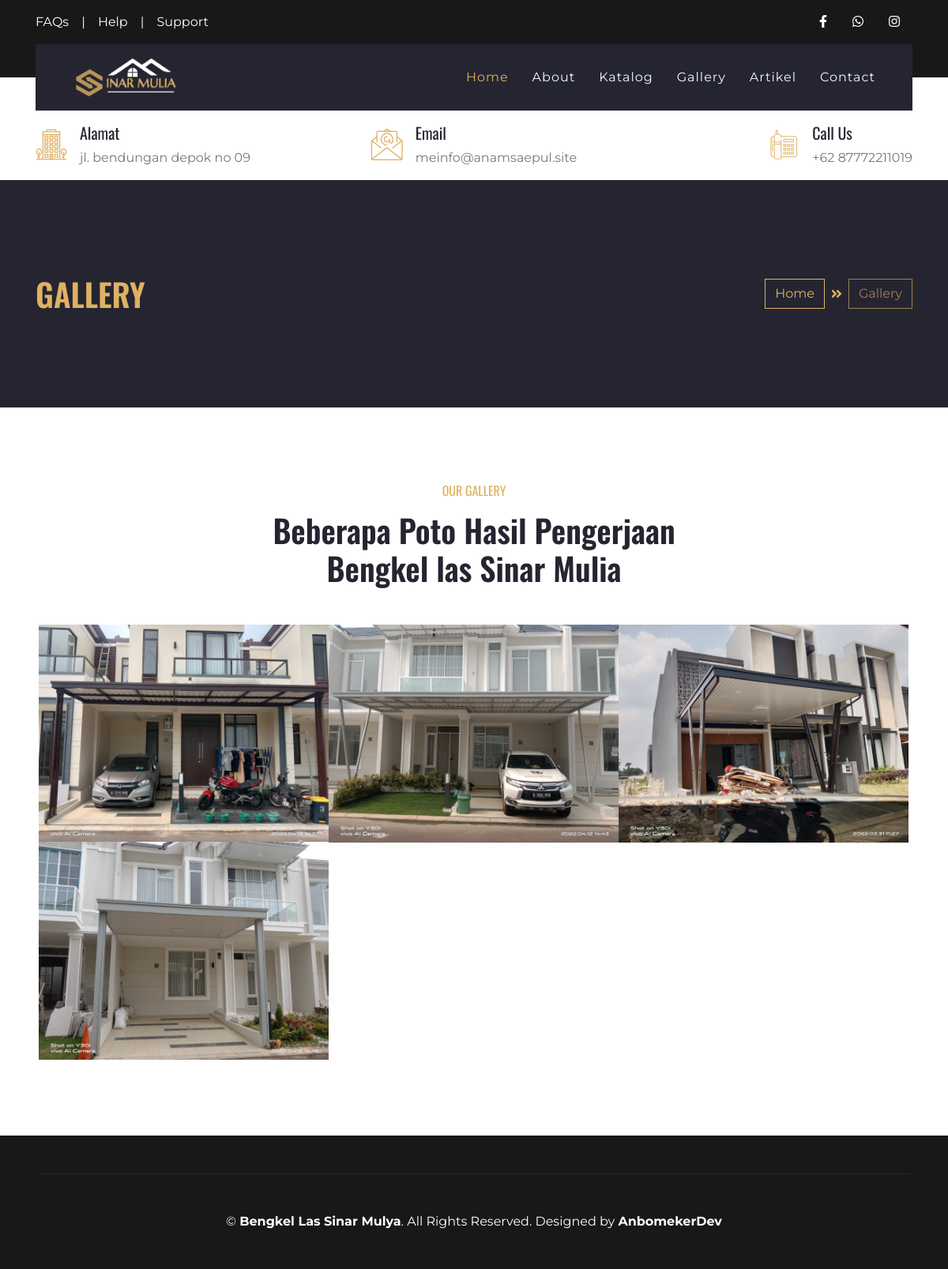
/index.php/gallery, run on the app's committed database.
### tables this page shows
CREATE TABLE `set_profil`  (
  `profil_id` int(11) NOT NULL AUTO_INCREMENT,
  `nama` varchar(50) NULL DEFAULT NULL,
  `alamat` varchar(100) NULL DEFAULT NULL,
  `deskripsi` text NULL,
  `logo` text NULL,
  `foto` text NULL,
  `kontak_id` int(11) NULL DEFAULT NULL,
  `company_name` varchar(50) NULL DEFAULT NULL,
  `web_url` text NULL,
  PRIMARY KEY (`profil_id`) USING BTREE
);

CREATE TABLE `gallery`  (
  `gallery_id` int(11) NOT NULL AUTO_INCREMENT,
  `nama_foto` varchar(100) NULL DEFAULT NULL,
  `foto` text NULL,
  `date_post` date NULL DEFAULT NULL,
  `projek_id` int(11) NULL DEFAULT NULL,
  `produk_id` int(11) NULL DEFAULT NULL,
  `token` varchar(100) NULL DEFAULT NULL,
  PRIMARY KEY (`gallery_id`) USING BTREE
);

### application/controllers/Gallery.php (called while the page is built, shortened)
<?php
class Gallery extends CI_Controller
{
    public function __construct()
    {
        $this->load->model('M_gallery', 'gallery');
        $this->load->model('admin/Profil_m', 'profil');
        $this->load->library('session');
    }
    public function index()
    {
        $data = [
            'judul' => $this->profil->get_profile('nama'),
            'perusahaan' => $this->profil->get_profile('nama'),
            'logo' => $this->profil->get_profile('logo'),
            'alamat' => $this->profil->get_profile('alamat'),
            'whatsap' => $this->profil->get_kontak('whatsap'),
            'facebook' => $this->profil->get_kontak('facebook'),
            'instagram' => $this->profil->get_kontak('instagram'),
            'email' => $this->profil->get_kontak('email'),
            'telpon' => $this->profil->get_kontak('telpon'),
            'foto' => $this->profil->get_profile('foto'),
            'gallery' => $this->gallery->get_gallery()->result(),
        ];
        $this->load->view('layout/header', $data);
        $this->load->view('layout/navbar', $data);
        $this->load->view('pages/gallery_v', $data);
        $this->load->view('layout/footer', $data);
    }
}

### index.php (called while the page is built, shortened)
<?php
require_once BASEPATH.'core/CodeIgniter.php';

### application/models/admin/Profil_m.php (called while the page is built, shortened)
<?php
class Profil_m extends CI_Model
{
    public function get_profile($varams)
    {
        $query = $this->db->get('set_profil')->row();
        $data = $query->$varams;
        return $data;
    }
}

### application/models/M_gallery.php (called while the page is built, shortened)
<?php
class M_gallery extends CI_Model
{
    public function get_gallery()
    {
        $this->db->select('*');
        $this->db->from('gallery');
        $this->db->where('token', 1);
        $this->db->order_by('gallery_id', 'DESC');
        $this->db->limit(12);
        $query = $this->db->get();
        return $query;
    }
}

### application/views/pages/gallery_v.php (the view, shortened to what this page needs)
<div class="container-fluid bg-secondary py-5">
    <div class="container py-5">
        <div class="row align-items-center py-4">
            <div class="col-md-6 text-center text-md-left">
                <h1 class="mb-4 mb-md-0 text-primary text-uppercase">Gallery</h1>
            </div>
            <div class="col-md-6 text-center text-md-right">
                <div class="d-inline-flex align-items-center">
                    <a class="btn btn-outline-primary" href="">Home</a>
                    <i class="fas fa-angle-double-right text-primary mx-2"></i>
                    <a class="btn btn-outline-primary disabled" href="">Gallery</a>
                </div>
            </div>
        </div>
    </div>
</div>
<div class="container-fluid py-5">
    <div class="container py-5">
        <div class="row justify-content-center">
            <div class="col-lg-6 col-md-8 col text-center mb-4">
                <h6 class="text-primary font-weight-normal text-uppercase mb-3">Our Gallery</h6>
                <h1 class="mb-4">Beberapa Poto Hasil Pengerjaan Bengkel las Sinar Mulia</h1>
            </div>
        </div>
        <div class="row mx-1 portfolio-container">
            <?php foreach ($gallery as $row) : ?>
                <div class="col-lg-4 col-md-6 col-sm-12 p-0 portfolio-item <?= $row->nama_foto ?>">
                    <div class="position-relative overflow-hidden">
                        <div class="portfolio-img d-flex align-items-center justify-content-center">
                            <img class="img-fluid" src="<?= base_url() ?>assets/upload/gallery/<?= $row->foto ?>" alt="">
                        </div>
                    </div>
                </div>
            <?php endforeach ?>
        </div>
    </div>
</div>

### application/views/layout/navbar.php (shortened to what this page needs)
<body>
    <div class="container-fluid bg-dark py-3">
        <div class="container">
            <div class="row">
                <div class="col-md-6 text-center text-lg-left mb-2 mb-lg-0">
                    <div class="d-inline-flex align-items-center">
                        <a class="text-white pr-3" href="">FAQs</a>
                        <span class="text-white">|</span>
                        <a class="text-white px-3" href="">Help</a>
                        <span class="text-white">|</span>
                        <a class="text-white pl-3" href="">Support</a>
                    </div>
                </div>
                <div class="col-md-6 text-center text-lg-right">
                    <div class="d-inline-flex align-items-center">
                        <a class="text-white px-3" href="<?= $facebook ?>">
                            <i class="fab fa-facebook-f"></i>
                        </a>
                        <a class="text-white px-3" href="<?= $whatsap ?>">
                            <i class="fab fa-whatsapp"></i>
                        </a>
                        <a class="text-white px-3" href="<?= $instagram ?>">
                            <i class="fab fa-instagram"></i>
                        </a>
                    </div>
                </div>
            </div>
        </div>
    </div>
    <div class="container-fluid position-relative nav-bar p-0">
        <div class="container position-relative" style="z-index: 9;">
            <nav class="navbar navbar-expand-lg bg-secondary navbar-dark py-3 py-lg-0 pl-3 pl-lg-5">
                <a href="" class="navbar-brand">
                    <img src="<?= base_url() ?>assets/upload/logo/<?= $logo ?>" alt="" height="50">
                </a>
                <div class="collapse navbar-collapse justify-content-between px-3" id="navbarCollapse">
                    <div class="navbar-nav ml-auto py-0">
                        <a href="<?= base_url() ?>" class="nav-item nav-link active">Home</a>
                        <a href="<?= base_url('about') ?>" class="nav-item nav-link">About</a>
                        <a href="<?= base_url('katalog') ?>" class="nav-item nav-link">Katalog</a>
                        <a href="<?= base_url('gallery') ?>" class="nav-item nav-link">Gallery</a>
                        <a href="<?= base_url('artikel') ?>" class="nav-item nav-link">Artikel</a>
                        <a href="<?= base_url('contact') ?>" class="nav-item nav-link">Contact</a>
                    </div>
                </div>
            </nav>
        </div>
    </div>
    <div class="container-fluid bg-white py-3">
        <div class="container">
            <div class="row">
                <div class="col-lg-4 text-left mb-3 mb-lg-0">
                    <div class="d-inline-flex text-left">
                        <h1 class="flaticon-office font-weight-normal text-primary m-0 mr-3"></h1>
                        <div class="d-flex flex-column">
                            <h5>Alamat</h5>
                            <p class="m-0"><?= $alamat ?></p>
                        </div>
                    </div>
                </div>
                <div class="col-lg-4 text-left text-lg-center mb-3 mb-lg-0">
                    <div class="d-inline-flex text-left">
                        <h1 class="flaticon-email font-weight-normal text-primary m-0 mr-3"></h1>
                        <div class="d-flex flex-column">
                            <h5>Email</h5>
                            <p class="m-0"><?= $email ?></p>
                        </div>
                    </div>
                </div>
                <div class="col-lg-4 text-left text-lg-right mb-3 mb-lg-0">
                    <div class="d-inline-flex text-left">
                        <h1 class="flaticon-telephone font-weight-normal text-primary m-0 mr-3"></h1>
                        <div class="d-flex flex-column">
                            <h5>Call Us</h5>
                            <p class="m-0">+62 <?= $telpon ?></p>
                        </div>
                    </div>
                </div>
            </div>
        </div>
    </div>

### application/views/layout/footer.php (shortened to what this page needs)
<div class="container-fluid bg-dark text-white py-5 px-sm-3 px-md-5">
    <div class="container border-top border-secondary pt-5">
        <p class="m-0 text-center text-white">
            &copy; <a class="text-white font-weight-bold" href="#"><?= $perusahaan ?></a>. All Rights Reserved. Designed by
            <a class="text-white font-weight-bold" href="https://www.anamsaepul.site">AnbomekerDev</a>
        </p>
    </div>
</div>
</body>
</html>

### data on the page
set_profil: logo (picture), alamat "jl. bendungan depok no 09", nama "Bengkel Las Sinar Mulya"
gallery: foto (picture)
gallery: foto (picture)
gallery: foto (picture)
gallery: foto (picture)

### other printed values
$email "meinfo@anamsaepul.site"
$telpon "87772211019"
